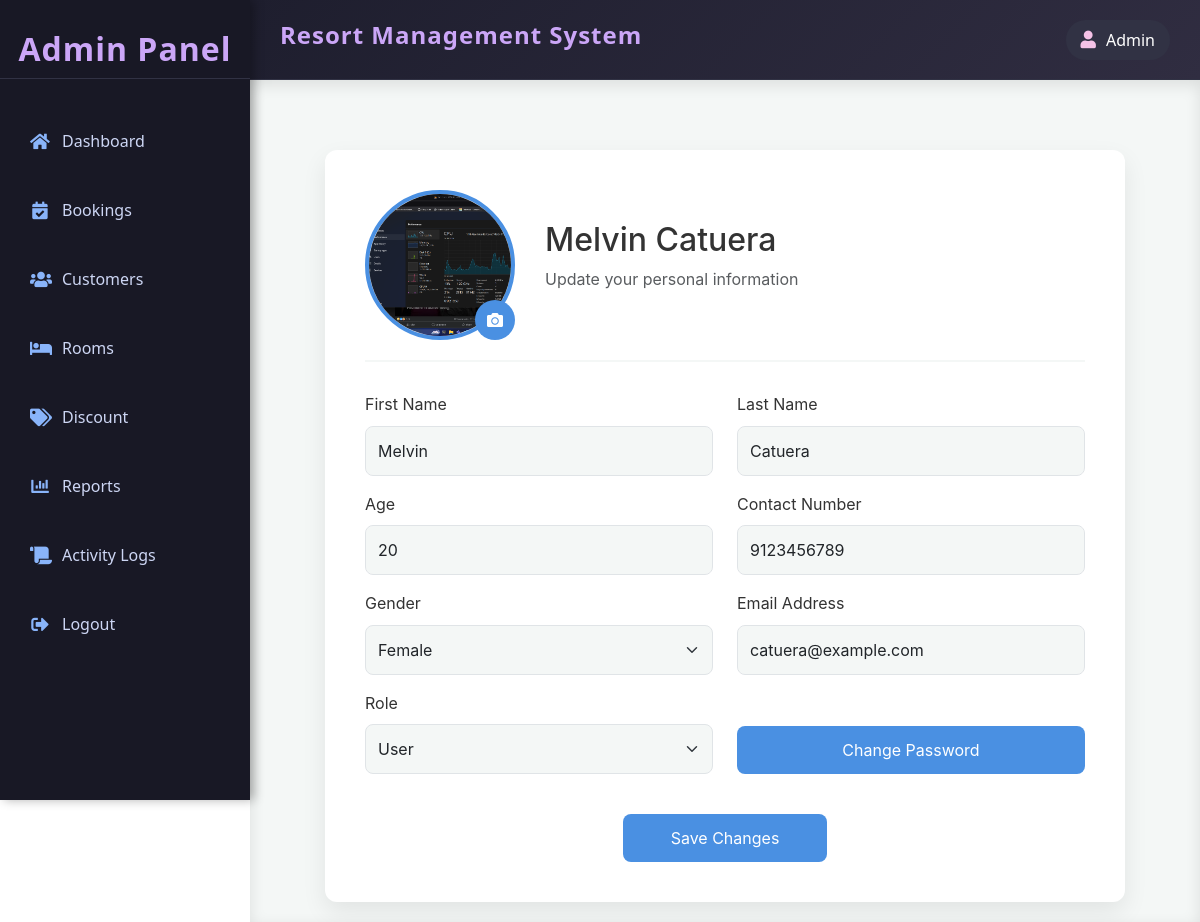
The page /admin/customer/edit.php?id=12 (signed in) on the database as committed earlier.
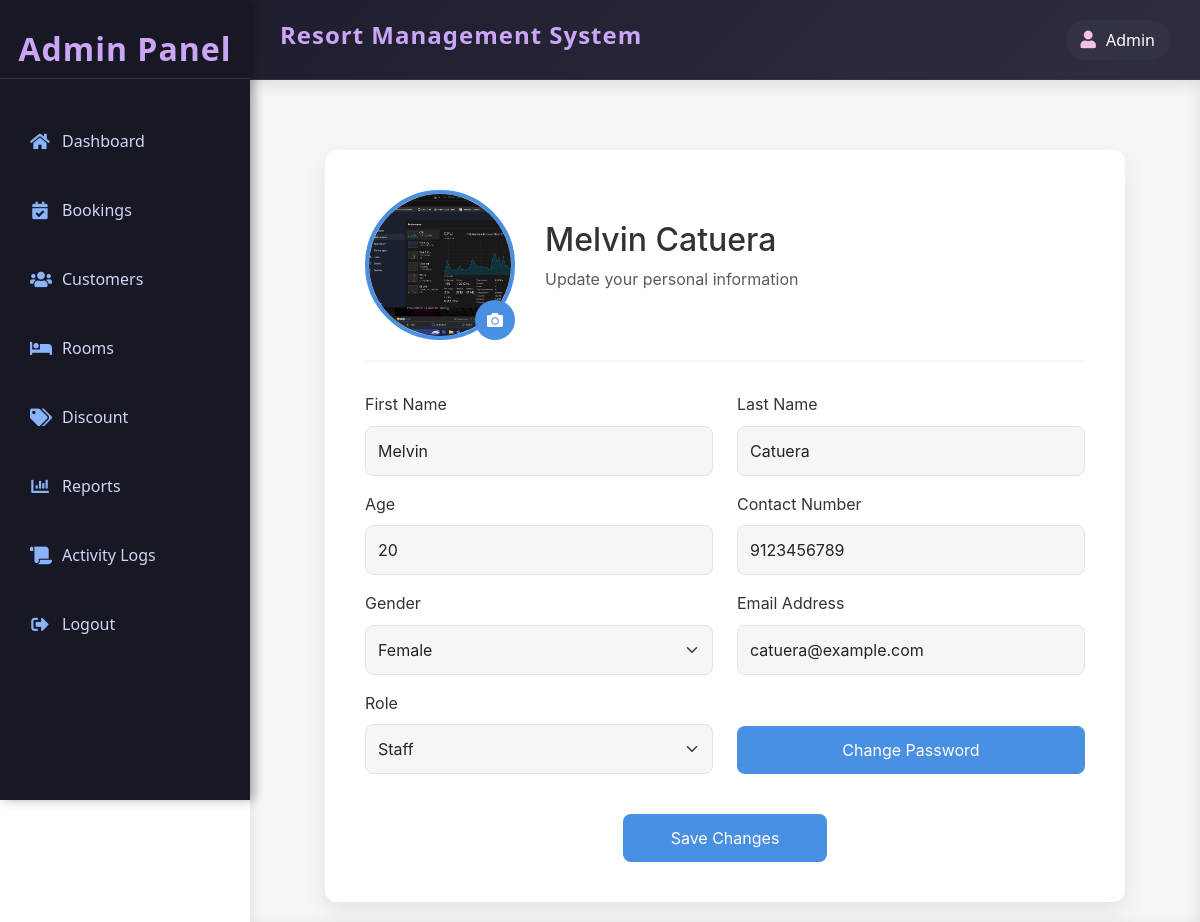
The same page on the database as committed later.
### tables this page shows
CREATE TABLE IF NOT EXISTS `account` (
  `account_id` int(11) NOT NULL AUTO_INCREMENT,
  `username` varchar(50) NOT NULL,
  `password` varchar(50) NOT NULL,
  `role` enum('user','admin','staff') NOT NULL,
  `last_active` datetime DEFAULT NULL,
  `created_at` timestamp NOT NULL DEFAULT current_timestamp(),
  `updated_at` timestamp NULL DEFAULT NULL,
  `deleted_at` datetime DEFAULT NULL,
  PRIMARY KEY (`account_id`)
);

### admin/customer/edit.php (the view, shortened to what this page needs)
<?php
include('../../resources/database/config.php');
include ('../includes/template.php');
$id=$_GET['id'];
$sql1="SELECT * FROM user INNER JOIN account using(account_id) WHERE account_id=$id";
$result=mysqli_query($conn,$sql1);
$row=mysqli_fetch_assoc($result);
?>
<link href="https://cdn.jsdelivr.net/npm/bootstrap@5.3.0/dist/css/bootstrap.min.css" rel="stylesheet">
</head>
<div class="content">
    <div class="container">
        <div class="row justify-content-center">
            <div class="col-12 profile-container">
                <form action="update.php" method="post" enctype="multipart/form-data">
                    <div class="profile-header">
                        <div class="profile-photo-container">
                            <img src="../../resources/assets/images/<?php echo $row['profile_img']?>"
                                 alt="Profile Photo"
                                 class="profile-photo">
                            <label for="file-upload" class="photo-upload">
                                <i class="fas fa-camera"></i>
                            </label>
                        </div>
                        <div>
                            <h2><?php echo $row['fname']." ".$row['lname'] ?></h2>
                            <p class="text-muted">Update your personal information</p>
                        </div>
                    </div>
                    <div class="row">
                        <div class="col-md-6 mb-3">
                            <label for="fname" class="form-label">First Name</label>
                            <input type="text" name="fname" class="form-control"
                                   value="<?php echo $row['fname'] ?>" required>
                        </div>
                        <div class="col-md-6 mb-3">
                            <label for="lname" class="form-label">Last Name</label>
                            <input type="text" name="lname" class="form-control"
                                   value="<?php echo $row['lname'] ?>" required>
                        </div>
                    </div>
                    <div class="row">
                        <div class="col-md-6 mb-3">
                            <label for="age" class="form-label">Age</label>
                            <input type="number" name="age" class="form-control"
                                   value="<?php echo $row['age'] ?>" required>
                        </div>
                        <div class="col-md-6 mb-3">
                            <label for="contact" class="form-label">Contact Number</label>
                            <input type="tel" name="contact" class="form-control"
                                   value="<?php echo $row['contact'] ?>">
                        </div>
                    </div>
                    <div class="row">
                        <div class="col-md-6 mb-3">
                            <label for="gender" class="form-label">Gender</label>
                            <select name="gender" class="form-select">
                                <option value="female" <?php echo ($row['gender']=='female' ? 'selected' : '') ?>>Female</option>
                            </select>
                        </div>
                        <div class="col-md-6 mb-3">
                            <label for="username" class="form-label">Email Address</label>
                            <input type="email" name="username" class="form-control"
                                   value="<?php echo $row['username'] ?>" required>
                        </div>
                    </div>
                    <div class="row">
                        <div class="col-md-6 mb-3">
                            <label for="role" class="form-label">Role</label>
                            <select name="role" class="form-select">
                                <option value="user" <?php echo ($row['role']=='user' ? 'selected' : '') ?>>User</option>
                                <option value="staff" <?php echo ($row['role']=='staff' ? 'selected' : '') ?>>Staff</option>
                            </select>
                        </div>
                        <div class="col-md-6 mb-3 d-flex align-items-end">
                            <button class="btn btn-primary w-100" type="button" onclick="openPopup()">
                                Change Password
                            </button>
                        </div>
                    </div>
                    <div class="row mt-4">
                        <div class="col text-center">
                            <input type="submit" name="update" class="btn btn-primary px-5" value="Save Changes">
                        </div>
                    </div>
                </form>
            </div>
        </div>
    </div>
    <link rel="stylesheet" href="https://cdnjs.cloudflare.com/ajax/libs/font-awesome/5.15.3/css/all.min.css">
    </div>

Rows that differ between the two databases and show on the page:
changed account: role "User" → "Staff"
